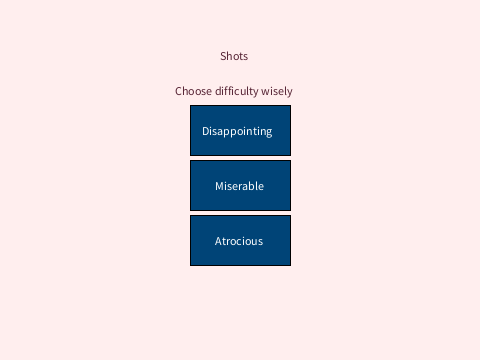
Frame 1 (no input)
Frame 60 (the mouse pressed at the canvas centre just before this capture): identical to frame 1, image omitted
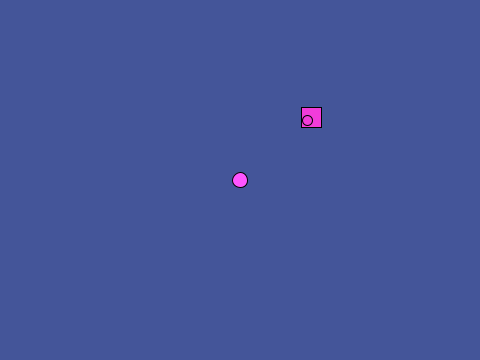
Frame 120 (the mouse held since frame 60 and released just before this capture)

The Processing sketch that drew these frames (run headless with seeded random() and noise(); from frame 60 on, the mouse is pressed at the canvas centre):

// Processing sketch: processing_82718
// ── processing_82718.pde

ArrayList shooters = new ArrayList();
int stimer,ctimer,gtimer,osec,px,py,firedelay;
boolean menu = true;
boolean fr = false;
Player player;
void setup(){
  size(480,360);
  background(#FFEEEE);
  text("Shots",width/2-10,height/2-50);
  smooth();
  shooters.add(new Shooter(int(random(30,width-30)),int(random(30,height-30))));
  player = new Player(width/2,height/2,15);
  speed = 2;
  osec  = 2;
}

void draw(){
  if (player != null){
    if (menu){
      background(#FFEEEE);
      fill(#552233);
      text("Shots",width/2-20,height/2-120);
      text("Choose difficulty wisely",width/2-65,height/2-85);
      if (mouseX>width/2-50 && mouseY>height/2-75 && mouseX<width/2+50 && mouseY<height/2-25){
        fill(#3377AA);
        if (mousePressed){firedelay=99;menu = false;}
      }
      else fill(#004477);
      rect(width/2-50,height/2-75,100,50);
      fill(#FFFFFF);
      text("Disappointing",width/2-38,height/2-45);
      if (mouseX>width/2-50 && mouseY>height/2-20 && mouseX<width/2+50 && mouseY<height/2+30){
        fill(#3377AA);
        if (mousePressed){firedelay=59;menu = false;}
      }
      else fill(#004477);
      rect(width/2-50,height/2-20,100,50);
      fill(#FFFFFF);
      text("Miserable",width/2-25,height/2+10);
      if (mouseX>width/2-50 && mouseY>height/2+35 && mouseX<width/2+50 && mouseY<height/2+95){
        fill(#3377AA);
        if (mousePressed){firedelay=29;menu = false;}
      }
      else fill(#004477);
      rect(width/2-50,height/2+35,100,50);
      fill(#FFFFFF);
      text("Atrocious",width/2-25,height/2+65);
    }
    else{
      background(#445599);
      switch(result) {
        case NORTH: player.y-=speed; break;
        case EAST: player.x+=speed; break;
        case SOUTH: player.y+=speed; break;
        case WEST: player.x-=speed; break;
        case NORTH|EAST: player.y-=speed; player.x+=speed; break;
        case NORTH|WEST: player.y-=speed; player.x-=speed; break;
        case SOUTH|EAST: player.y+=speed; player.x+=speed; break;
        case SOUTH|WEST: player.y+=speed; player.x-=speed; break;
        case NORTH|EAST|WEST: player.y-=speed; break;
        case NORTH|SOUTH|WEST: player.x-=speed; break;
        case NORTH|SOUTH|EAST: player.x+=speed; break;
        case EAST|WEST|SOUTH: player.y+=speed; break;
      }
      player.update();
      for (int i = shooters.size()-1; i >= 0; i--) {
        Shooter shooter = (Shooter) shooters.get(i);
        shooter.update();
      }
      stimer++;
      ctimer++;
      if (osec != second()){
        gtimer++;
        osec = second();
      }
      if (stimer==firedelay) stimer=0;
      if (ctimer==199){
        shooters.add(new Shooter(int(random(30,width-30)),int(random(30,height-30))));
        ctimer=0;
      }
      //fill(#003300);
      //text("Score: "+gtimer,5,15);
      if (fr) println(frameRate);
    }
  }
    else{
      background(#FFEEEE);
      fill(#003300);
      text("You lose", width/2-25, height/2);
      text("You survived for "+gtimer+" seconds, probably", width/2-100, height/2+15);
      text("Press space to lose again", width/2-70, height/2+30);
      text("Press M to return to the menu", width/2-80, height/2+45);
    }
}

class Shooter{
  int x,y,r;
  int ofd = firedelay;
  int[] colour = new int[3];
  //int[] border = new int[3];
  int tnum = int(random(0,firedelay));
  ArrayList shots = new ArrayList();
  Shooter (int x_, int y_){
    x = x_;
    y = y_;
    r = 20; 
    colour[0] = int(random(0,255));
    colour[1] = int(random(0,255));
    colour[2] = int(random(0,255));
  }
  void update(){
    if (firedelay != ofd) {tnum = int(random(0,firedelay));ofd=firedelay;}
    fill(colour[0],colour[1],colour[2]);
    rect(x,y,r,r);
    if (stimer==tnum) shots.add(new Shot());
  for (int i = shots.size()-1; i >= 0; i--) {
    Shot shot = (Shot) shots.get(i);
    shot.update();
    if (shot.l.x > width+10 || shot.l.x < -10 || shot.l.y > height+10 || shot.l.y < -10 ) shots.remove(i);
  }
  }
  class Shot{
    PVector v = new PVector(random(-1,1),random(-1,1));
    PVector l = new PVector(x+r/2,y+r/2);
    void update(){
      ellipse(l.x,l.y,10,10);
      l.add(v);
      if (Touching(player,this)){
        px=player.x;py=player.y;
        player = null;
      }
    }
  } 
}

class Player{
  int x,y,r;
  Player (int x_,int y_,int r_) {
    x=x_;
    y=y_;
    r=r_;
  } 
  void update(){
    fill(#FF55FF);
    ellipse(x,y,r,r);
    if (x <= r/2) x = r/2;
    if (y <= r/2) y = r/2;
    if (x >= width-r/2) x = width-r/2;
    if (y >= height-r/2) y = height-r/2;
  }
}

boolean Touching(Player pl,Shooter.Shot sh){
  if (player != null){
  if (dist(pl.x,pl.y,sh.l.x,sh.l.y)<=15){
    return true;
  }
  else return false;
  }
  else return false;
}

final static int NORTH = 1;
final static int EAST = 2;
final static int SOUTH = 4;
final static int WEST = 8;
int result,speed;
//code from processing wiki by sojamo
//three key sensing by me
void keyPressed(){
  if (key == CODED){
    switch(keyCode) {
      case(UP):result |=NORTH;break;
      case(RIGHT):result |=EAST;break;
      case(DOWN):result |=SOUTH;break;
      case(LEFT):result |=WEST;break;
    }
  }
  else if (key == ' ' && player == null){
    gtimer = 0;
    player = new Player(round(random(30,width-30)),round(random(30,height-30)),15);
  }
  else if ((key == 'm' || key == 'M') && player == null){
    player = new Player(width/2,height/2,15);
    menu=true;
  }
  else if (key == 'f' || key == 'F'){
    fr = !fr;
  }
}
 
void keyReleased(){  
  if (key == CODED){
    switch(keyCode) {
      case(UP):result ^=NORTH;break;
      case(RIGHT):result ^=EAST;break;
      case(DOWN):result ^=SOUTH;break;
      case(LEFT):result ^=WEST;break;
    }
  }
}
